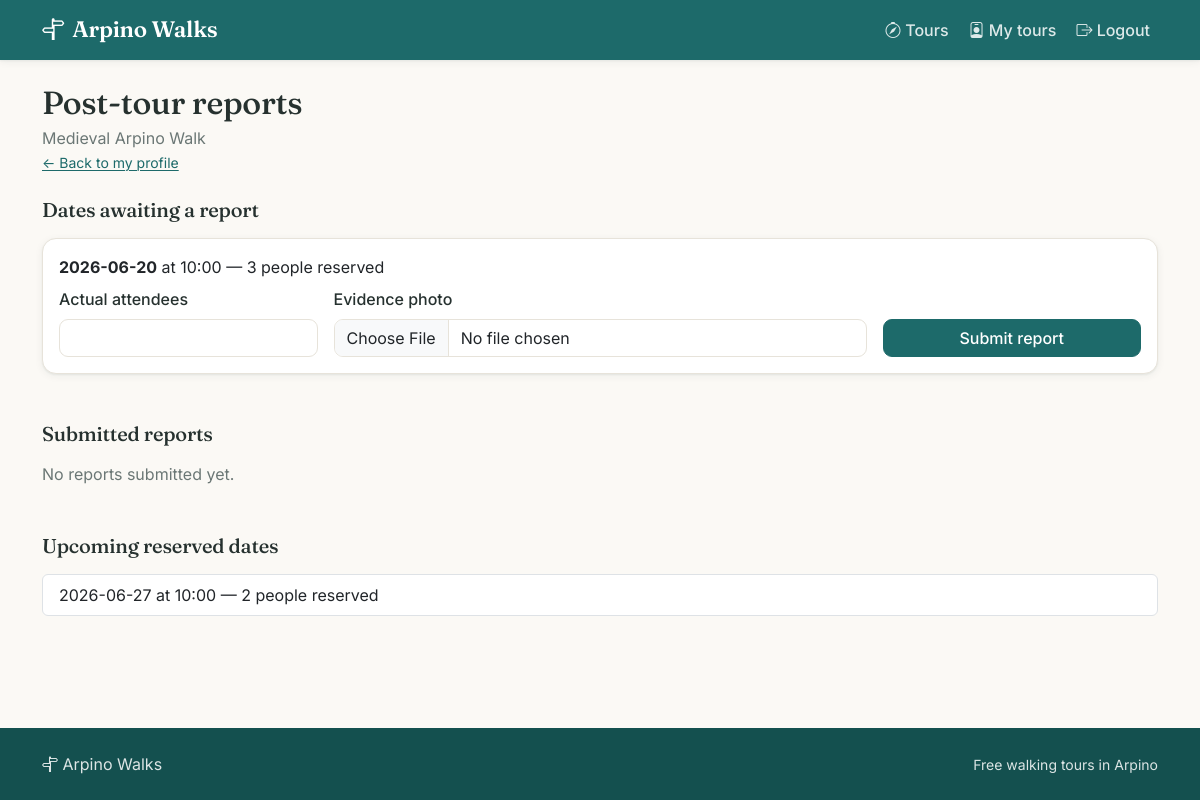
The page /guide/tours/1/report (signed in) on the database its author committed.
### tables this page shows
CREATE TABLE tours (
    id INTEGER PRIMARY KEY AUTOINCREMENT,
    guide_id INTEGER NOT NULL,
    title TEXT NOT NULL,
    meeting_point TEXT NOT NULL,
    duration_minutes INTEGER NOT NULL CHECK(duration_minutes > 0),
    language TEXT NOT NULL CHECK(language IN ('Italian', 'English', 'Spanish', 'Portuguese', 'German')),
    max_participants INTEGER NOT NULL CHECK(max_participants > 0),
    description TEXT NOT NULL,
    created_at TEXT NOT NULL,
    FOREIGN KEY (guide_id) REFERENCES users(id) ON DELETE CASCADE
);

CREATE TABLE reservations (
    id INTEGER PRIMARY KEY AUTOINCREMENT,
    participant_id INTEGER NOT NULL,
    tour_id INTEGER NOT NULL,
    tour_date TEXT NOT NULL,
    total_people INTEGER NOT NULL CHECK(total_people BETWEEN 1 AND 4),
    status TEXT NOT NULL CHECK(status IN ('active', 'cancelled')) DEFAULT 'active',
    created_at TEXT NOT NULL,
    cancelled_at TEXT,
    FOREIGN KEY (participant_id) REFERENCES users(id) ON DELETE CASCADE,
    FOREIGN KEY (tour_id) REFERENCES tours(id) ON DELETE CASCADE
);

CREATE TABLE tour_schedules (
    id INTEGER PRIMARY KEY AUTOINCREMENT,
    tour_id INTEGER NOT NULL,
    weekday INTEGER NOT NULL CHECK(weekday BETWEEN 0 AND 6),
    start_time TEXT NOT NULL,
    UNIQUE(tour_id, weekday),
    FOREIGN KEY (tour_id) REFERENCES tours(id) ON DELETE CASCADE
);

### app.py (the view, shortened to what this page needs)
@app.route("/guide/tours/<int:tour_id>/report", methods=["GET", "POST"])
@login_required
def tour_report(tour_id):
    redirect_response = auth_utils.require_role("guide")
    if redirect_response:
        return redirect_response
    tour = tour_dao.get_tour_by_id(tour_id)
    if tour is None or tour["guide_id"] != current_user.id:
        flash("You are not authorized to manage reports for this tour.", "danger")
        return redirect(url_for("guide_profile"))
    pending, reported, upcoming = _build_report_overview(tour_id)
    return render_template(
        "tour_report.html",
        tour=tour,
        pending=pending,
        reported=reported,
        upcoming=upcoming,
    )

### app.py (called while the page is built)
@login_manager.user_loader
def load_user(user_id):
    row = user_dao.get_user_by_id(user_id)
    return user_from_row(row)

def _build_report_overview(tour_id):
    reservation_rows = reservation_dao.get_active_reservations_with_participant(tour_id)
    grouped = reservation_utils.group_guide_reservations_by_date(reservation_rows)
    reports_by_date = {r["tour_date"]: r for r in tour_report_dao.get_reports_by_tour(tour_id)}
    pending, reported, upcoming = [], [], []
    for entry in grouped:
        is_past = reservation_utils.is_tour_date_past(entry["tour_date"], entry["start_time"])
        if not is_past:
            upcoming.append(entry)
        elif entry["tour_date"] in reports_by_date:
            entry = dict(entry)
            entry["report"] = reports_by_date[entry["tour_date"]]
            reported.append(entry)
        else:
            pending.append(entry)
    return pending, reported, upcoming

### dao/reservation_dao.py (called while the page is built)
def get_active_reservations_with_participant(tour_id):
    conn = get_connection()
    cur = conn.cursor()
    cur.execute("""
        SELECT
            r.id,
            r.tour_date,
            r.total_people,
            ts.start_time,
            u.first_name,
            u.last_name
        FROM reservations r
        JOIN users u ON r.participant_id = u.id
        JOIN tours t ON r.tour_id = t.id
        JOIN tour_schedules ts ON ts.tour_id = t.id
          AND ts.weekday = ((CAST(strftime('%w', r.tour_date) AS INTEGER) + 6) % 7)
        WHERE r.tour_id = ?
          AND r.status = 'active'
        ORDER BY r.tour_date, ts.start_time, u.last_name
    """, (tour_id,))
    reservations = cur.fetchall()
    cur.close()
    conn.close()
    return reservations

### dao/tour_dao.py (called while the page is built)
def get_tour_by_id(tour_id):
    conn = get_connection()
    cur = conn.cursor()
    cur.execute("""
        SELECT
            t.id,
            t.guide_id,
            t.title,
            t.meeting_point,
            t.duration_minutes,
            t.language,
            t.max_participants,
            t.description,
            t.created_at,
            u.first_name || ' ' || u.last_name AS guide_name
        FROM tours t
        JOIN users u ON t.guide_id = u.id
        WHERE t.id = ?
    """, (tour_id,))
    tour = cur.fetchone()
    cur.close()
    conn.close()
    return tour

### db/database.py (called while the page is built)
def get_connection():
    conn = sqlite3.connect(DB_PATH)
    conn.row_factory = sqlite3.Row
    conn.execute("PRAGMA foreign_keys = ON;")
    return conn

### templates/tour_report.html (shortened to what this page needs)
{% extends "base.html" %}
{% block content %}
<section class="mb-4">
    <h1 class="h2 mb-1">Post-tour reports</h1>
    <p class="text-muted mb-0">{{ tour.title }}</p>
    <a href="{{ url_for('guide_profile') }}" class="small">&larr; Back to my profile</a>
</section>
<section class="mb-5">
    <h2 class="h5 mb-3">Dates awaiting a report</h2>
    {% if pending %}
        {% for d in pending %}
            <article class="card mb-3">
                <div class="card-body">
                    <p class="mb-2">
                        <strong>{{ d.tour_date }}</strong> at {{ d.start_time }} —
                        {{ d.total_people }} people reserved
                    </p>
                    <form method="POST" action="{{ url_for('tour_report', tour_id=tour.id) }}"
                          enctype="multipart/form-data" class="row g-3 align-items-end">
                        <div class="col-12 col-md-3">
                            <label for="attendees_{{ d.tour_date }}" class="form-label">Actual attendees</label>
                            <input type="number" class="form-control" id="attendees_{{ d.tour_date }}"
                                   name="actual_attendees" min="0" max="{{ d.total_people }}" required>
                        </div>
                        <div class="col-12 col-md-6">
                            <label for="photo_{{ d.tour_date }}" class="form-label">Evidence photo</label>
                            <input type="file" class="form-control" id="photo_{{ d.tour_date }}"
                                   name="evidence_photo" accept=".png,.jpg,.jpeg" required>
                        </div>
                        <div class="col-12 col-md-3 d-grid">
                            <button type="submit" class="btn btn-primary">Submit report</button>
                        </div>
                    </form>
                </div>
            </article>
        {% endfor %}
    {% else %}
        <p class="text-muted">No past dates are awaiting a report.</p>
    {% endif %}
</section>
<section class="mb-5">
    <h2 class="h5 mb-3">Submitted reports</h2>
    {% if reported %}
        <div class="table-responsive">
            <table class="table table-sm align-middle">
                <thead>
                    <tr><th>Date</th><th>Reserved</th><th>Attended</th><th>Evidence</th></tr>
                </thead>
                <tbody>
                    {% for d in reported %}
                        <tr>
                            <td>{{ d.tour_date }}</td>
                            <td>{{ d.total_people }}</td>
                            <td>{{ d.report.actual_attendees }}</td>
                            <td>
                                <a href="{{ url_for('static', filename=d.report.evidence_photo_path) }}" target="_blank">
                                    View photo
                                </a>
                            </td>
                        </tr>
                    {% endfor %}
                </tbody>
            </table>
        </div>
    {% else %}
        <p class="text-muted">No reports submitted yet.</p>
    {% endif %}
</section>
<section>
    <h2 class="h5 mb-3">Upcoming reserved dates</h2>
    {% if upcoming %}
        <ul class="list-group">
            {% for d in upcoming %}
                <li class="list-group-item">
                    {{ d.tour_date }} at {{ d.start_time }} — {{ d.total_people }} people reserved
                </li>
            {% endfor %}
        </ul>
    {% else %}
        <p class="text-muted">No upcoming reserved dates.</p>
    {% endif %}
</section>
{% endblock %}

### static/styles/styles.css (style rules this page uses)
:root { --brand: #1d6a6a; --brand-dark: #14504f; --brand-soft: #e7f1f0; --accent: #e08a2e; --accent-dark: #c0741f; --paper: #fbf9f5; --surface: #ffffff; --ink: #26312f; --muted: #6b7775; --line: #e7e3da; --radius: 14px; --shadow-sm: 0 1px 2px rgba(20, 50, 49, .06), 0 2px 8px rgba(20, 50, 49, .06); --shadow-md: 0 6px 24px rgba(20, 50, 49, .10); }
body { background-color: var(--paper); color: var(--ink); font-family: "Inter", system-ui, -apple-system, "Segoe UI", Roboto, sans-serif; display: flex; flex-direction: column; min-height: 100vh; }
h1, h2, h3, h4, .navbar-brand { font-family: "Fraunces", Georgia, "Times New Roman", serif; color: var(--ink); letter-spacing: -.01em; }
a { color: var(--brand); text-decoration-thickness: 1px; text-underline-offset: 2px; }
.text-muted { color: var(--muted) !important; }
.card { border: 1px solid var(--line); border-radius: var(--radius); background: var(--surface); box-shadow: var(--shadow-sm); }
.btn { border-radius: 9px; font-weight: 500; }
.btn-primary { --bs-btn-bg: var(--brand); --bs-btn-border-color: var(--brand); --bs-btn-hover-bg: var(--brand-dark); --bs-btn-hover-border-color: var(--brand-dark); --bs-btn-active-bg: var(--brand-dark); --bs-btn-active-border-color: var(--brand-dark); --bs-btn-disabled-bg: var(--brand); --bs-btn-disabled-border-color: var(--brand); }
.form-control, .form-select { border-radius: 9px; border-color: var(--line); }
.form-label { font-weight: 500; color: var(--ink); }

### rows shown on the page
tours: title "Medieval Arpino Walk"
reservations: tour_date "2026-06-20", start_time "10:00", total_people "3"
reservations: tour_date "2026-06-27", start_time "10:00", total_people "2"
